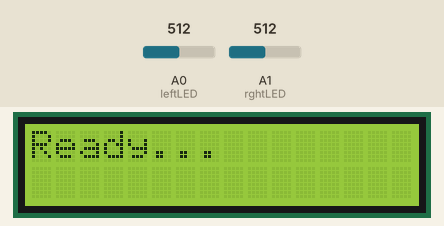
A sketch run on a simulated Arduino Uno, built with avr-gcc and run on an emulated ATmega328P. Shown: 16×2 character LCD. The test bench sets the inputs (shaded band); at power-on: A0 (leftLED) = 512, A1 (rghtLED) = 512.

Above: at 2.2 s.
2.3 s: A0 (leftLED) set to 490
At 3.5 s:
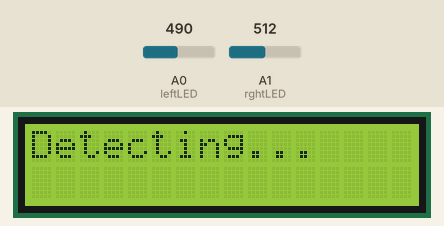
3.8 s: A1 (rghtLED) set to 487
At 4.3 s:
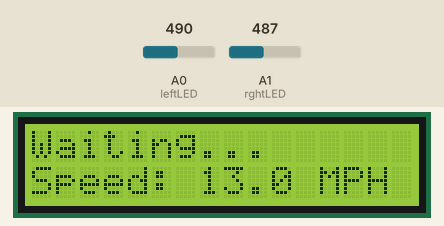
Timing chart, 0 to 6.8 s (numbered marks = the images above; inputs shaded):
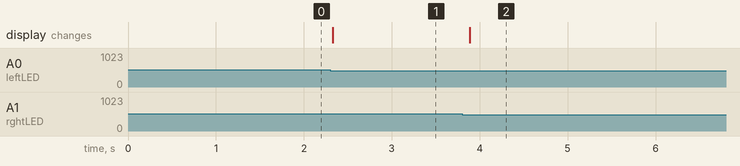

The sketch:

Speedometer_ver_2.ino
```cpp
/*
 *  Speedometer version 2
 */

//========== Customization ==================================

#define O 48
#define S 64
#define HO 87.1
#define OO 96
#define TT 120
#define N_UK 148
#define N_US 160
#define Z 220
float scale = OO;  // change HO to your scale

#define MPH 1.0
#define KPH 1.609344
float speedUnits = MPH;  // select MPH or KPH

#define INCHES 1
#define CM 2
float distance = 9.1;  // enter distance between sensors
int distUnits = CM;     // select INCHES or CM

//=========== End Customization ===============================

#define ST_READY 1
#define ST_DETECT_LB 2
#define ST_DETECT_RB 3
#define ST_CALC 4
#define ST_WAITING 5

int state;

const unsigned leftLED = A0;
const unsigned rghtLED = A1;

unsigned long timerStart;
unsigned long elapsedTime;

float constant;

// the following lines set up the LCD display
#include <Wire.h>
#include <LiquidCrystal_I2C.h>

LiquidCrystal_I2C lcd(0x27, 16, 2);  // set the LCD address to 0x27 for a 16 chars and 2 line display

void setup() {  // initialize the lcd
  lcd.init();
  // Print a message to the LCD.
  lcd.backlight();
  lcd.clear();
  pinMode(leftLED, INPUT);
  pinMode(rghtLED, INPUT);
  state = ST_READY;
  display("Ready...");
  lcd.setCursor(2, 0);  //Set cursor to character 2 on line 0
  delay(1000);
  // calculate constant for speed calculation
  if (distUnits == CM) distance = distance / 2.54;
  constant = distance * scale / 12. / 5280. * speedUnits;
}

void loop() {
  int newState = state;

  switch (state) {
    case ST_READY:
      if (detected(leftLED)) {
        timerStart = millis();
        newState = ST_DETECT_RB;
        display("Detecting...");
      } else if (detected(rghtLED)) {
        timerStart = millis();
        newState = ST_DETECT_LB;
        display("Detecting...");
      }
      break;

    case ST_DETECT_LB:
      if (detected(leftLED)) {
        elapsedTime = millis() - timerStart;
        newState = ST_CALC;
      }
      break;

    case ST_DETECT_RB:
      if (detected(rghtLED)) {
        elapsedTime = millis() - timerStart;
        newState = ST_CALC;
      }
      break;

    case ST_CALC:
      {
        display("Calculating...");
        float speed = constant / (elapsedTime / 1000. / 3600.);
        display(speed, speedUnits);
        newState = ST_WAITING;
        display("Waiting...");
        timerStart = millis();
        break;
      }

    case ST_WAITING:
      // for delay of five seconds
      if (millis() - timerStart < 5000) return;

      if (!detected(leftLED) && !detected(rghtLED)) {
        newState = ST_READY;
        display("Ready...");
        clearLine(1);
      }
      break;
  }
  state = newState;
}

boolean detected(unsigned pin) {
  return (analogRead(pin) < 500);
}

void display(const char* text) {
  clearLine(0);
  lcd.print(text);
}

void display(float val, float units) {
  clearLine(1);
  lcd.print("Speed: ");
  val = int(val * 10.) / 10.0;
  lcd.print(val, 1);
  if (units == MPH)
    lcd.print(" MPH");
  else
    lcd.print(" KPH");
}

void clearLine(int line) {
  lcd.setCursor(0, line);
  lcd.print("                ");
  lcd.setCursor(0, line);
}
```

Measured:
- the behaviour switches between 500 and 499 on A0 (leftLED) (found by bisection; images 0 and 1)
- the behaviour switches between 500 and 499 on A1 (rghtLED) (found by bisection; images 1 and 2)
- after the input at 2.3 s, the display: changes at once (image 1)
- after the input at 3.8 s, the display: changes after 0.09 s (image 2)
